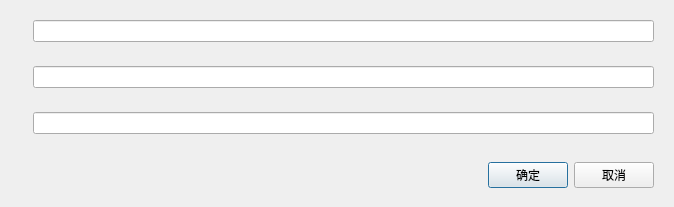
<?xml version="1.0" encoding="UTF-8"?>
<ui version="4.0">
 <class>SetThreeValueDialog</class>
 <widget class="QDialog" name="SetThreeValueDialog">
  <property name="geometry">
   <rect>
    <x>0</x>
    <y>0</y>
    <width>674</width>
    <height>203</height>
   </rect>
  </property>
  <property name="windowTitle">
   <string>Dialog</string>
  </property>
  <layout class="QVBoxLayout" name="verticalLayout">
   <item>
    <widget class="QWidget" name="widget_3" native="true">
     <layout class="QHBoxLayout" name="horizontalLayout_3">
      <item>
       <widget class="QLabel" name="lblFirstCaption">
        <property name="minimumSize">
         <size>
          <width>0</width>
          <height>0</height>
         </size>
        </property>
        <property name="text">
         <string/>
        </property>
       </widget>
      </item>
      <item>
       <widget class="QLineEdit" name="edtFirstValue"/>
      </item>
     </layout>
    </widget>
   </item>
   <item>
    <widget class="QWidget" name="widget_2" native="true">
     <layout class="QHBoxLayout" name="horizontalLayout">
      <item>
       <widget class="QLabel" name="lblSecondCaption">
        <property name="minimumSize">
         <size>
          <width>0</width>
          <height>0</height>
         </size>
        </property>
        <property name="text">
         <string/>
        </property>
       </widget>
      </item>
      <item>
       <widget class="QLineEdit" name="edtSecondValue"/>
      </item>
     </layout>
    </widget>
   </item>
   <item>
    <widget class="QWidget" name="widget_4" native="true">
     <layout class="QHBoxLayout" name="horizontalLayout_4">
      <item>
       <widget class="QLabel" name="lblThirdCaption">
        <property name="minimumSize">
         <size>
          <width>0</width>
          <height>0</height>
         </size>
        </property>
        <property name="text">
         <string/>
        </property>
       </widget>
      </item>
      <item>
       <widget class="QLineEdit" name="edtThirdValue"/>
      </item>
     </layout>
    </widget>
   </item>
   <item>
    <widget class="QWidget" name="widget" native="true">
     <property name="minimumSize">
      <size>
       <width>0</width>
       <height>47</height>
      </size>
     </property>
     <property name="maximumSize">
      <size>
       <width>16777215</width>
       <height>41</height>
      </size>
     </property>
     <layout class="QHBoxLayout" name="horizontalLayout_2">
      <item>
       <spacer name="horizontalSpacer">
        <property name="orientation">
         <enum>Qt::Horizontal</enum>
        </property>
        <property name="sizeHint" stdset="0">
         <size>
          <width>442</width>
          <height>20</height>
         </size>
        </property>
       </spacer>
      </item>
      <item>
       <widget class="QPushButton" name="btnOk">
        <property name="text">
         <string>确定</string>
        </property>
       </widget>
      </item>
      <item>
       <widget class="QPushButton" name="btnCancel">
        <property name="text">
         <string>取消</string>
        </property>
       </widget>
      </item>
     </layout>
    </widget>
   </item>
  </layout>
 </widget>
 <resources/>
 <connections/>
</ui>
